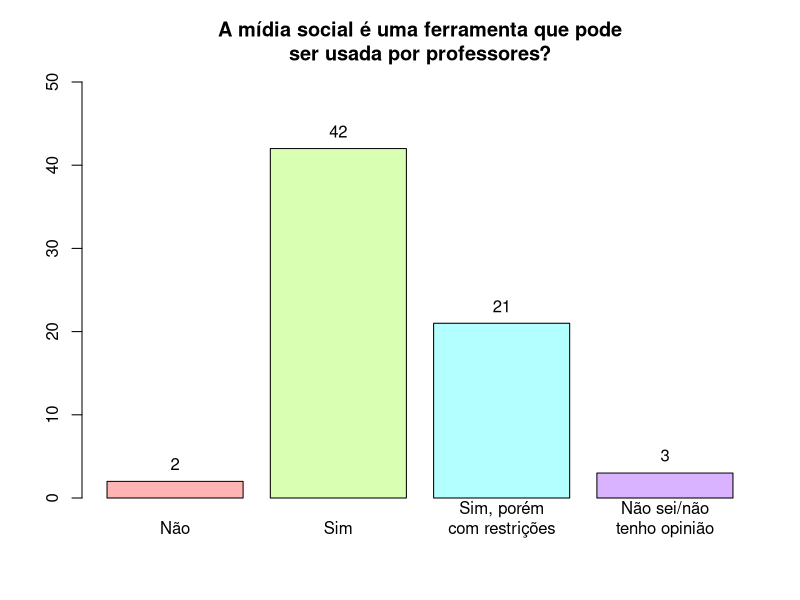
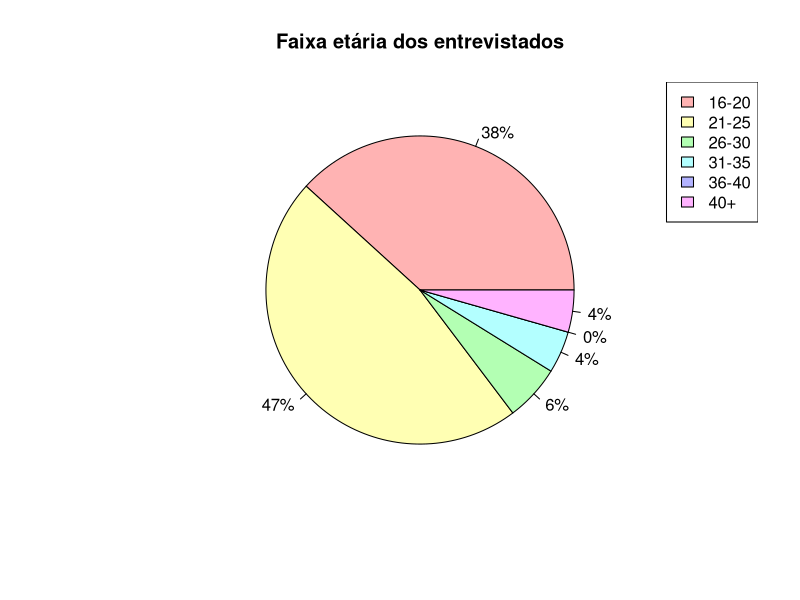
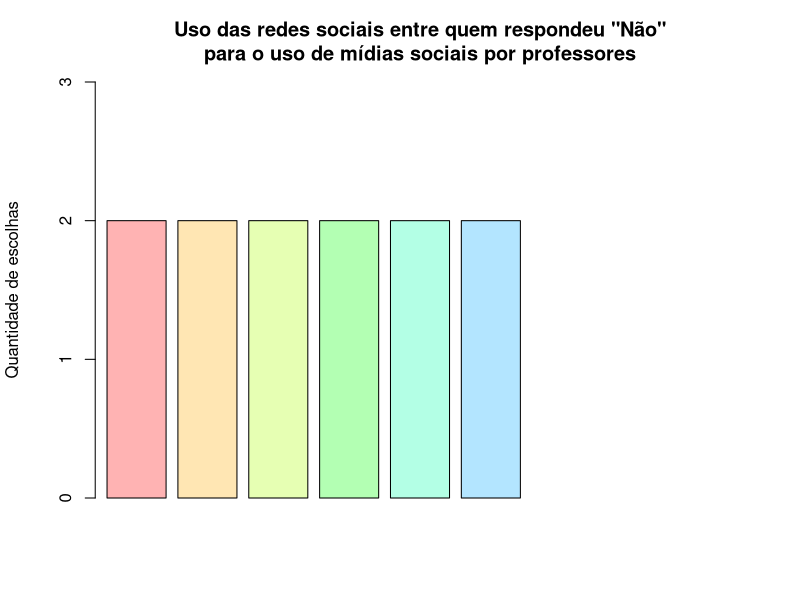
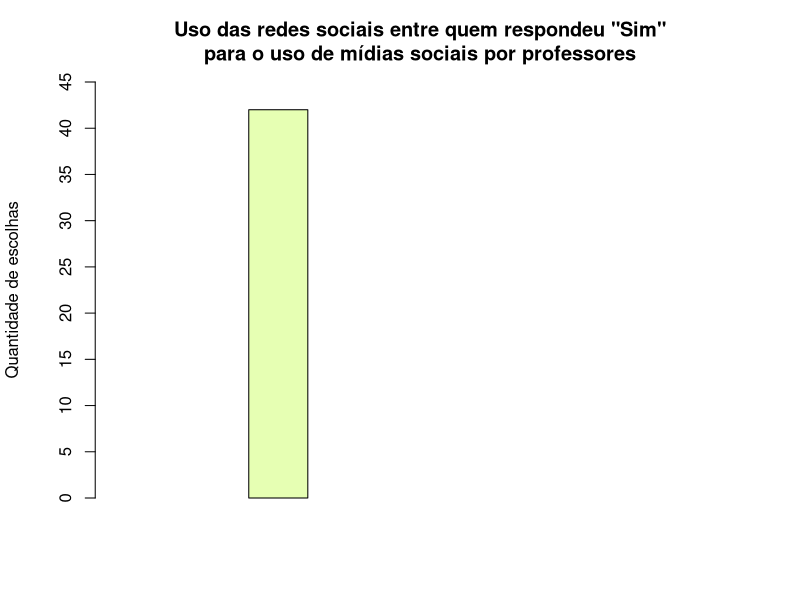
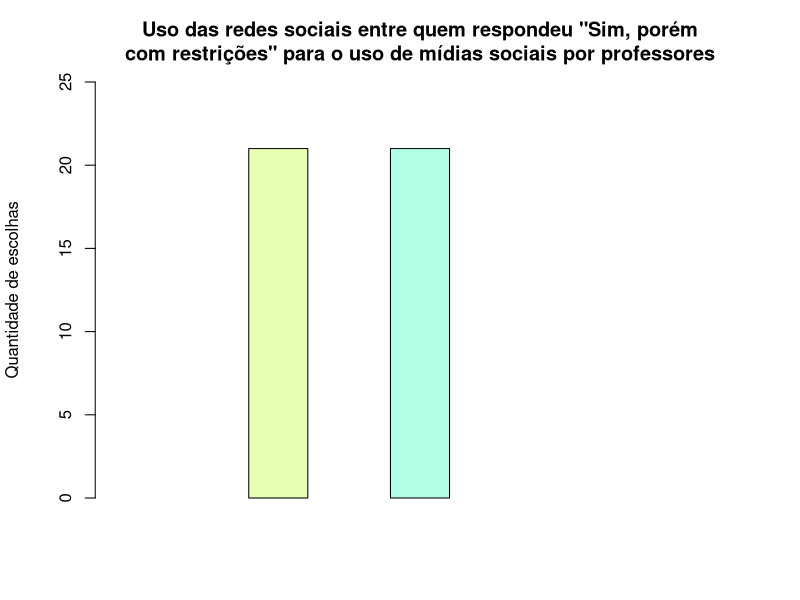

Write R code to recreate these figures, in order. (Note: this script raises an error after producing the figures.)
## ---- chunk 1
# ../codigos/uso-midia-social-professores.r
library(readxl)
df <- read_excel("../dados/umses_alunos_2018.xlsx")
lbls <- c("Não", "Sim", "Sim, porém\ncom restrições", "Não sei/não\ntenho opinião")
xval <- barplot(table(df$usoacademico),
        main="A mídia social é uma ferramenta que pode\nser usada por professores?",
        ylim=c(0, 50),
        names.arg=lbls,
        col=rainbow(4, s=.3))
text(x=xval, y=table(df$usoacademico) + max(table(df$usoacademico)) * 0.05, table(df$usoacademico))
## ---- chunk 2
# ../codigos/distribuicao-idade.r
library(readxl)
df <- read_excel("../dados/umses_alunos_2018.xlsx")
idade <- table(df$idade)
nidade <- as.table(0)
names(nidade) <- 5
idades <- c(idade, nidade)
idadeOrdenada <- idades[order(names(idades))]
idadeLbl = c("16-20", "21-25", "26-30", "31-35", "36-40", "40+")
idadePercent = sprintf("%d%%", round(100 * idadeOrdenada / sum(idadeOrdenada)))
pie(idadeOrdenada, labels=idadePercent, col=rainbow(6, s=.3), main="Faixa etária dos entrevistados")
legend("topright", idadeLbl, fill=rainbow(6, s=.3))
## ---- chunk 3
# ../codigos/relacao-uso-midias-sociais-por-uso-redes-sociais.R
library(readxl)
df <- read_excel("../dados/umses_alunos_2018.xlsx")
tabela <- cbind(df$twitter, df$facebook, df$whatsapp, df$linkedin, df$youtube, df$instagram, df$snapchat, df$tumblr, df$pinterest, df$usoacademico)
lbls <- c("Twitter", "Facebook", "Whatsapp", "Linkedin", "Youtube", "Instagram", "Snapchat", "Tumblr", "Pinterest")
tab1 <- tabela[tabela[, 10] == 1, 1:9]
graf1 <- colSums(tab1[1:length(tab1[, 1]), 1:9])
tab2 <- tabela[tabela[, 10] == 2, 1:9]
graf2 <- colSums(tab2[1:length(tab2[, 1]), 1:9])
tab3 <- tabela[tabela[, 10] == 3, 1:9]
graf3 <- colSums(tab3[1:length(tab3[, 1]), 1:9])
tab4 <- tabela[tabela[, 10] == 4, 1:9]
graf4 <- colSums(tab4[1:length(tab4[, 1]), 1:9])
xval1 <- barplot(graf1,
                 main="Uso das redes sociais entre quem respondeu \"Não\"\npara o uso de mídias sociais por professores",
                 ylab="Quantidade de escolhas",
                 beside=TRUE,
                 axes=FALSE,
                 axisnames=FALSE,
                 col=rainbow(9, s=.3),
                 ylim=c(0, 3))
axis(0:3, side=2, pos=c(0, 0))
text(lbls, x=xval1, y=-0.05 * max(graf1), srt="45", xpd=TRUE, adj=1)
text(graf1, x=xval1, y=graf1 + 0.05 * max(graf1))
xval2 <- barplot(graf2,
                 main="Uso das redes sociais entre quem respondeu \"Sim\"\npara o uso de mídias sociais por professores",
                 ylab="Quantidade de escolhas",
                 beside=TRUE,
                 axes=FALSE,
                 axisnames=FALSE,
                 col=rainbow(9, s=.3),
                 ylim=c(0, 45))
axis(seq(0, 45, 5), side=2, pos=c(0, 0))
text(lbls, x=xval2, y=-0.05 * max(graf2), srt="45", xpd=TRUE, adj=1)
text(graf2, x=xval2, y=graf2 + 0.05 * max(graf2))
xval3 <- barplot(graf3,
                 main="Uso das redes sociais entre quem respondeu \"Sim, porém\ncom restrições\" para o uso de mídias sociais por professores",
                 ylab="Quantidade de escolhas",
                 beside=TRUE,
                 axes=FALSE,
                 axisnames=FALSE,
                 col=rainbow(9, s=.3),
                 ylim=c(0, 25))
axis(seq(0, 25, 5), side=2, pos=c(0, 0))
text(lbls, x=xval3, y=-0.05 * max(graf3), srt="45", xpd=TRUE, adj=1)
text(graf3, x=xval3, y=graf3 + 0.05 * max(graf3))
xval4 <- barplot(graf4,
                 main="Uso das redes sociais entre quem respondeu \"Não sei/Não\ntenho opinião\"\ para o uso de mídias sociais por professores",
                 ylab="Quantidade de escolhas",
                 beside=TRUE,
                 axes=FALSE,
                 axisnames=FALSE,
                 col=rainbow(9, s=.3),
                 ylim=c(0, max(graf4) + 1))
axis(0:(max(graf4) + 1), side=2, pos=c(0, 0))
text(lbls, x=xval4, y=-0.05 * max(graf4), srt="45", xpd=TRUE, adj=1)
text(graf4, x=xval4, y=graf4 + 0.05 * max(graf4))
## ---- chunk 4
# ../codigos/tempo-medio-gasto.r
library(readxl)
df <- read_excel("../dados/umses_alunos_2018.xlsx")
lbls <- c("0h-1h", "1h-2h", "2h-3h", "3h-4h", "4h-5h", "5h+")
aux <- as.vector(table(df$tempogasto))
h1 = aux[1] + aux[2] + aux[3] 
tabelaTempoGasto <- c(h1, aux[-(1:3)])
xval <- barplot(tabelaTempoGasto,
                main="Quanto tempo é gasto diariamente em redes sociais",
                axisnames=FALSE,
                ylab="Quantidade de pessoas",
                ylim=c(0, 23),
                col=rainbow(8, s=.3),
                space=0)
text(x=xval, y=tabelaTempoGasto + 0.05*max(tabelaTempoGasto), tabelaTempoGasto, font=2)
text(lbls, x=xval, y=-0.05 * max(tabelaTempoGasto), xpd=TRUE)
tempos <- c(30, 90, 150, 210, 270, 300)
tempoMedio <- 0
for(i in 1:length(tabelaTempoGasto)) {
  tempoMedio <- tempoMedio + tempos[i] * tabelaTempoGasto[i]
}
media <- tempoMedio / 68 / 60
horas <- floor(media)
minutos <- (media - horas) * 60
segments(x0=media, x1=media, y0=0, y1= 20, col="red")
text(paste("Tempo médio", "(", horas, "h", round(minutos), ")"), x=media, y=21, col="red")
## ---- chunk 5
# ../codigos/relacao-uso-midias-sociais-professores-por-tempo-diario.r
library(readxl)
df <- read_excel("../dados/umses_alunos_2018.xlsx")
nrow1 <- as.table(c(0, 0, 0, 0))
names(nrow1) <- c(1, 2, 3, 4)
graf4 <- rbind(nrow1, table(data.frame(df$tempogasto, df$usoacademico)))
rownames(graf4) <- c(1, 2, 3, 4, 5, 6, 7, 8, 9)
labeltempouso <- c("5-10min", "10-30min", "30min-1h", "1-2h", "2-3h", "3-4h", "4-5h", "mais de 5h")
labelusoacademico <- c("Não", "Sim", "Sim, porém\ncom\nrestrições", "Sem opinião")
plot <- barplot(graf4, beside = TRUE, 
                col = rainbow(9, s=.3), 
                xaxt = "n",
                ylim = c(0,max(graf4) + 1),
                main = "Relação entre respostas se mídias sociais devem ser usadas\npor professores e tempo de uso diário de mídias sociais")
legend("topright", labeltempouso, fill = rainbow(8, s=.3))
text(plot[1,] + 3, -.3, srt = "0", labelusoacademico, pos = 1, xpd = TRUE, cex = 1)
## ---- chunk 6
# ../codigos/relacao-uso-midias-sociais-educacao-por-idade.r
library(readxl)
df <- read_excel("../dados/umses_alunos_2018.xlsx")
nrow <- as.table(c(0, 0, 0, 0))
names(nrow) <- c(1, 2, 3, 4)
graf <- table(data.frame(df$usoacademico, df$idade))
ngraf <- cbind(graf[,1:4], nrow, graf[,5])
colnames(ngraf) <- c(1, 2, 3, 4, 5, 6)
lbls = c("16-20", "21-25", "26-30", "31-35", "36-40", "40+")
barplot(ngraf,
        main="Relação entre respostas sobre uso de mídias\nsociais na educação e idade",
        beside=TRUE,
        names.arg=lbls,
        ylim=c(0, max(ngraf) + 5),
        col=rainbow(4, s=.3),
        xlab="Idade",
        ylab="Quantidade de respostas")
legend("topright", c("Não", "Sim", "Sim, com restrições", "Não sei/não tenho opinião"), fill=rainbow(4, s=.3))
## ---- chunk 7
# ../codigos/midia-social-aproxima-prof-aluno.r
library(readxl)
df <- read_excel("../dados/umses_alunos_2018.xlsx")
profchegaal <- table(df$profchegaal)
ylab = barplot(profchegaal, 
               names.arg = c('Não', 'Sim', 'Sem opinião'),
               col = rainbow(3, s=.3),
               ylab = "Quantidade de escolhas", 
               ylim = c(0, max(profchegaal) + 3), 
               main = "A mídia social é a melhor\nforma dos professores se\naproximarem de seus alunos")
text(ylab, profchegaal+1.5, profchegaal)
## ---- chunk 8
# ../codigos/relacao-midia-social-aproxima-prof-aluno-por-idade.r
library(readxl)
df <- read_excel("../dados/umses_alunos_2018.xlsx")
ncol <- as.table(c(0, 0, 0))
rownames(ncol) <- c(1, 2, 3)
tabela <- table(df$idade, df$profchegaal)
graf <- rbind(tabela[1:4,], ncol, tabela[5,])
rownames(graf) <- c(1, 2, 3, 4, 5, 6)
barplot(graf,
        beside=TRUE,
        ylab="Quantidade de respostas",
        main="Idades dos entrevistados por opinião sobre o uso das mídias\nsociais ser o melhor jeito de aproximar professores de alunos",
        col=rainbow(6, s=.3),
        ylim=c(0, 18),
        names.arg=c("Não", "Sim", "Não sei/não tenho opinião"))
legend("topright", legend=c("16-20", "21-25", "26-30", "31-35", "36-40", "40+"), fill=rainbow(6, s=.3), title="Idade")
## ---- chunk 9
# ../codigos/relacao-uso-midias-sociais-educacao-por-aproximacao-aluno-prof.r
library(readxl)
# Carrega a planilha em um dataframe
df <- read_excel("../dados/umses_alunos_2018.xlsx")
graf <- table(data.frame(df$usoacademico, df$profchegaal))
lbls = c("Sim", "Não", "Sem opinião/\nNão sei")
barplot(graf,
        main="Relação entre respostas sobre uso de mídias\nsociais na educação e se elas são a melhor\nforma de aproximação entre alunos e professor",
        beside=TRUE,
        names.arg=lbls,
        ylim=c(0, max(graf) + 2),
        col=rainbow(4, s=.3),
        xlab="É a melhor forma de aproximação entre alunos e professores?",
        ylab="Quantidade de respostas")
legend("topright", c("Não", "Sim", "Sim, com restrições", "Não sei/não tenho opinião"), fill=rainbow(4, s=.3))
## ---- chunk 10
# ../codigos/dificuldades-uso-educacao.r
library(readxl)
df <- read_excel("../dados/umses_alunos_2018.xlsx")
total <- length(df$distracao)
outros <- sum(table(df$outras_dificuldades))
distracao <- table(df$distracao)[names(table(df$distracao)) == "1"]
usoindev <- table(df$usoindev)[names(table(df$usoindev)) == "1"]
prejintera <- table(df$prejintera)[names(table(df$prejintera)) == "1"]
bulling <- table(df$bulling)[names(table(df$bulling)) == "1"]
continadeq <- table(df$continadeq)[names(table(df$continadeq)) == "1"]
labels <- c("Distração", "Uso indevido", "Prejudica a interação aluno-professor", "Cyber-bullying", "Publicação de conteúdo inadequado")
values <- c(distracao, usoindev, prejintera, bulling, continadeq)
dados <- data.frame(labels, values)
nl <- data.frame("Outros", outros)
names(nl) <- c("labels", "values")
dadosOrdenados <- rbind(dados[with(dados, order(dados$values)),], nl)
xval <- barplot(dadosOrdenados$values,
        main="Dificuldades no uso de mídias sociais\nnum ambiente educacional",
        col=rainbow(6, s=.3),
        ylim=c(0, ceiling(total / 10) * 10),
        ylab="Quantidade de pessoas")
text(x=xval, y=dadosOrdenados$values + 0.05 * max(dadosOrdenados$values), dadosOrdenados$values, xpd=TRUE)
legend("topleft", legend=dadosOrdenados$labels, fill=rainbow(6, s=.3))
